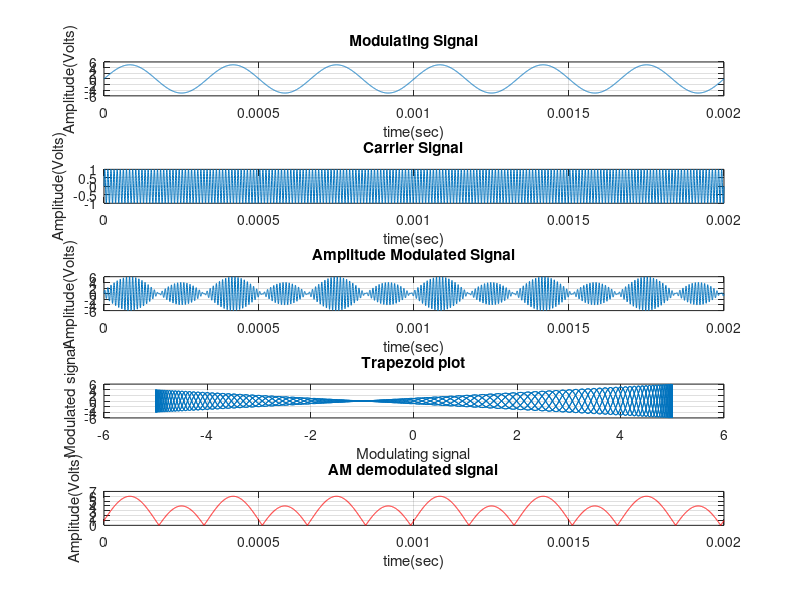

The MATLAB script that drew this image:
clc;
close all;
clear variables;
%% Parameters
m = input("Enter value of modulation index(m): ");

% message signal parameters

Am = 5;% in Volts
fa = 3000; %Hertz
Ta = 1/fa;
t = 0:Ta/999:6*Ta; %Total simulation time

% Carrier signal parameters
Ac = Am/m;
fc = 1e5;
Tc = 1/fc;

%% Modulating signal plot
ym = Am*sin(2*pi*fa*t);   %Modulating signal eqn
subplot(5, 1, 1);
plot(t, ym); grid on;
title('  Modulating Signal  ');
xlabel('  time(sec)  ')
ylabel('  Amplitude(Volts)  ')

%% carrier signal plot
yc = Ac*sin(2*pi*fc*t);   %Carrier signal eqn
subplot(5, 1, 2)
plot(t, yc); grid on;
title('  Carrier Signal  ');
xlabel('  time(sec)  ')
ylabel('  Amplitude(Volts)  ')

%% Modulated signal plot
y = Ac*(1+m*sin(2*pi*fa*t)).*sin(2*pi*fc*t);
subplot(5, 1, 3)
plot(t, y); grid on;
title('  Amplitude Modulated Signal  ');
xlabel('  time(sec)  ')
ylabel('  Amplitude(Volts)  ')

%% trapezoid plot
subplot(5,1,4)
plot(ym, y); grid on;
title('  Trapezoid plot  ');
xlabel('  Modulating signal  ');
ylabel('  Modulated signal  ');

%% Demodulation
envelope = abs(hilbert(y)); %This gets the envelope of signal
subplot(5,1,5)
plot(t, envelope, 'r'); grid on;
title('  AM demodulated signal  ');
xlabel('  time(sec)  ');
ylabel('  Amplitude(Volts)  ');